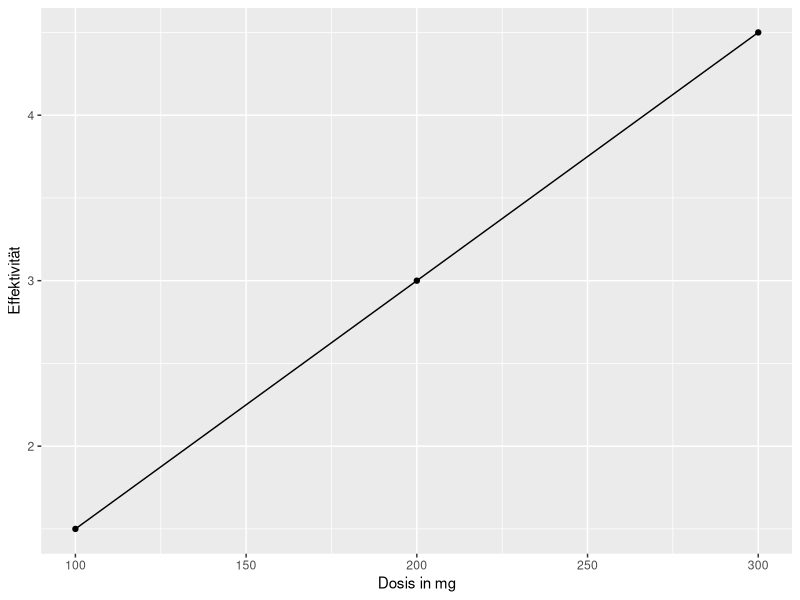

Write R code to recreate this figure.
## ---- chunk 1
data<- data.frame(x=c(100,200,300),
                  y=c(1.5,3,4.5))
library(ggplot2)
ggplot(data, aes(x=x,y=y))+
  geom_point()+
  geom_path()+
  labs(x='Dosis in mg',y='Effektivität')
